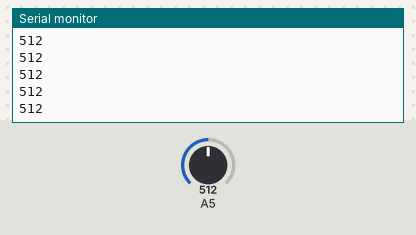
Simulated run of this sketch. Board: Arduino Uno, built with avr-gcc and run on an emulated ATmega328P. On the bench: the last lines printed to the serial monitor. The inputs (shaded band) are chosen by the test bench; at power-on: A5 = 512.

Above: at 1.2 s.
1.3 s: A5 set to 716
At 1.32 s:
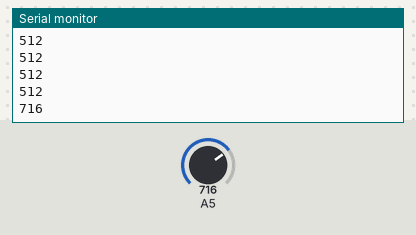
2.8 s: A5 set to 900
At 2.82 s:
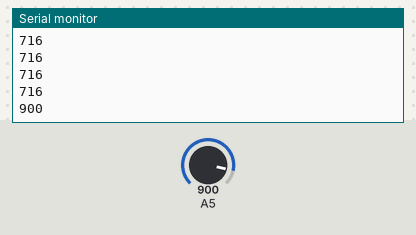
Timing chart, 0 to 5.8 s (numbered marks = the images above; inputs shaded):
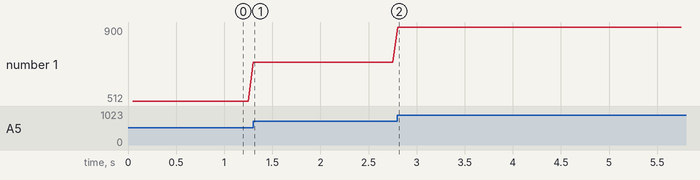

The sketch:

ppgSensor2.ino
```cpp
unsigned int adPulse;
unsigned long startT;
unsigned long nowT;
unsigned int flagT = 50;
signed int diffP;
signed int nowP;
signed int prevP;

void setup() {
  // put your setup code here, to run once:
  Serial.begin(115200);
  pinMode(A5,INPUT);
  startT = millis();
  prevP = 0;
}

void loop() {
  // put your main code here, to run repeatedly:
  nowT = millis();
  // nowP = analogRead(A5);
  if (nowT - startT >= flagT){
    startT = millis();
    nowP = analogRead(A5);
    diffP = nowP - prevP;
    prevP = nowP;
    // Serial.print("@");
    Serial.println(nowP);

    // Serial.println(diffP);

  }
  // delay(100);
}
```

Measured:
- after the input at 1.3 s, the serial monitor: prints a new line at once (image 1)
- after the input at 2.8 s, the serial monitor: prints a new line at once (image 2)
- plotted number 1: 512 → 716 after the input at 1.3 s, 716 → 900 after the input at 2.8 s
